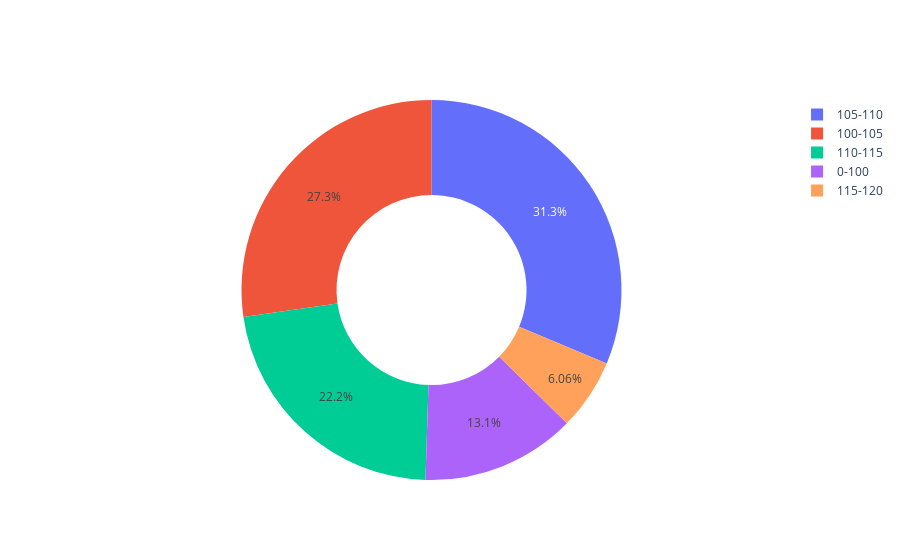

Write notebook code for a chart like this one.
### Code cell
# labels = ['Lower than 100','100-105','105-110','110-115','115-120']
# values = [len(df[df['TOEFL'] <= 100])]

# for i in range(1,len(labels)):
#     values.append(len(df[(df['TOEFL']>int(labels[i].split('-')[0])) & (df['TOEFL']<=int(labels[i].split('-')[1]))]))
    
labels = ['0-100','100-105','105-110','110-115','115-120']
values = []

for i in labels:
    values.append(len(df[(df['TOEFL']>int(i.split('-')[0])) & (df['TOEFL']<=int(i.split('-')[1]))]))

fig = go.Figure(data=[go.Pie(labels=labels, values=values, hole=.5)])
fig.show()

### Figure 1 — Plotly figure (JSON) as saved in the notebook; plotly's stock layout.template omitted (floating-point values rounded to 4 significant figures)
{"data": [{"hole": 0.5, "labels": ["0-100", "100-105", "105-110", "110-115", "115-120"], "type": "pie", "values": [13, 27, 31, 22, 6]}], "layout": {}}
